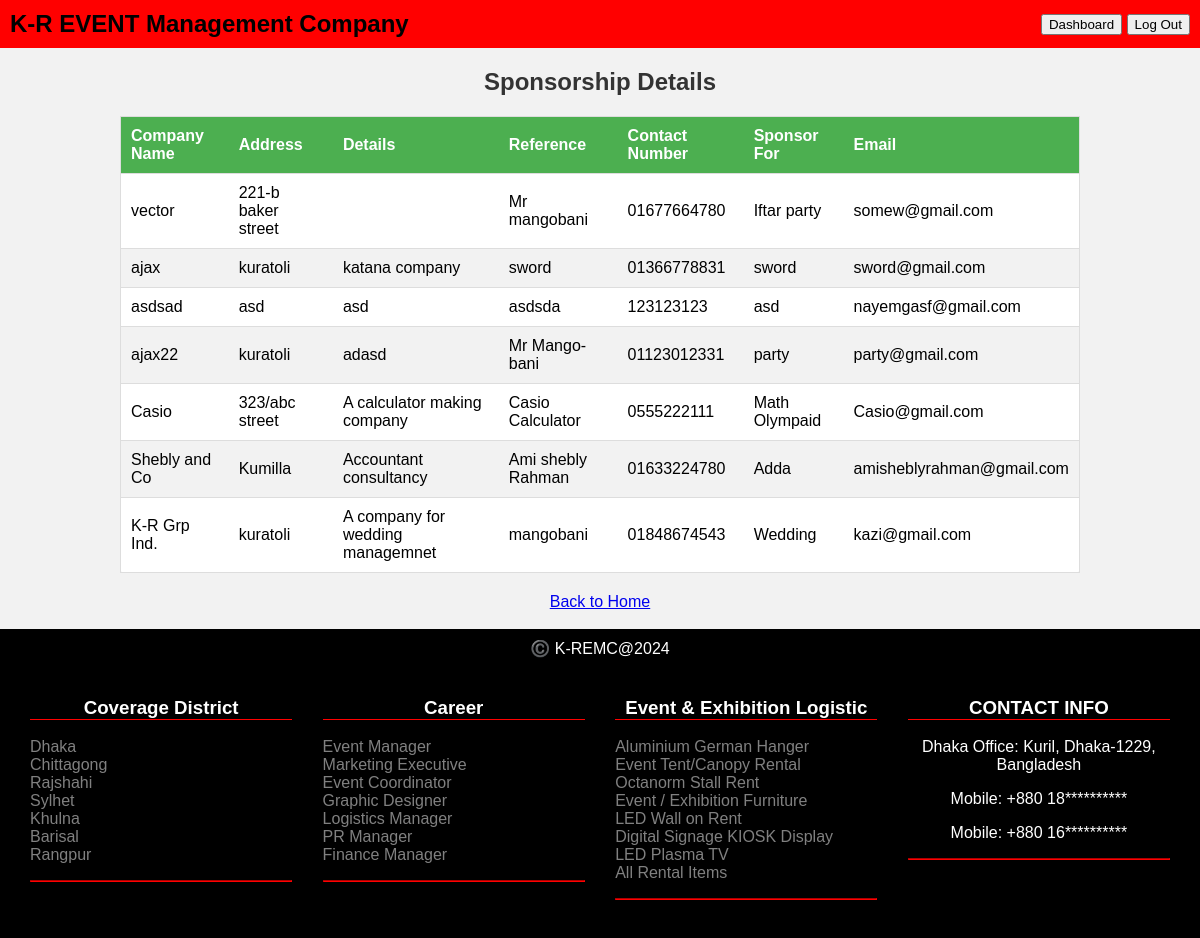
The page /view/allsponsor.php (signed in) on the database its author committed.
### tables this page shows
CREATE TABLE `sponsorship_details` (
  `id` int(11) NOT NULL,
  `company_name` varchar(255) NOT NULL,
  `address` varchar(255) NOT NULL,
  `details` text NOT NULL,
  `reference` varchar(255) NOT NULL,
  `contact_number` varchar(20) NOT NULL,
  `sponsor_for` varchar(255) NOT NULL,
  `email` varchar(255) NOT NULL
);

### model/userModel.php (called while the page is built, shortened)
<?php
    function getAllSponsorships(){
        $con = dbConnection();
        $sql = "SELECT * FROM sponsorship_details";
        $result = mysqli_query($con, $sql);
        $sponsorships = [];
        while($row = mysqli_fetch_assoc($result)){
            array_push($sponsorships, $row);
        }
        return $sponsorships;
    }
?>

### view/allsponsor.php (the view, shortened to what this page needs)
<!DOCTYPE html>
<html lang="en">
<head>
    <div style="background-color: red; padding: 10px; display: flex; justify-content: space-between; align-items: center;">
     <div style="font-weight: bold; font-size: 24px; font-family: 'Arial', sans-serif;">K-R EVENT Management Company</div>
            <div class="btn-container">
                <a href="profile.php" style="text-decoration: none;">
                    <button>Dashboard</button>
                </a>
                <a href="home.php" style="text-decoration: none;">
                    <button>Log Out</button>
                </a>
            </div>
        </div>
</head>
<body>
    <h2>Sponsorship Details</h2>
    <table>
        <thead>
            <tr>
                <th>Company Name</th>
                <th>Address</th>
                <th>Details</th>
                <th>Reference</th>
                <th>Contact Number</th>
                <th>Sponsor For</th>
                <th>Email</th>
            </tr>
        </thead>
        <tbody>
            <?php
            require_once('../model/userModel.php');
            $sponsorships = getAllSponsorships();
            foreach ($sponsorships as $sponsorship) {
                echo "<tr>";
                echo "<td>" . $sponsorship['company_name'] . "</td>";
                echo "<td>" . $sponsorship['address'] . "</td>";
                echo "<td>" . $sponsorship['details'] . "</td>";
                echo "<td>" . $sponsorship['reference'] . "</td>";
                echo "<td>" . $sponsorship['contact_number'] . "</td>";
                echo "<td>" . $sponsorship['sponsor_for'] . "</td>";
                echo "<td>" . $sponsorship['email'] . "</td>";
                echo "</tr>";
            }
            ?>
        </tbody>
    </table>
    <a href="profile.php" class="back-btn">Back to Home</a>
    <br>
    <div style="background-color: black; color: white; text-align: center; padding: 10px;">
    ©️ K-REMC@2024
        <div style="display: flex; justify-content: space-between; padding: 20px;">
            <div style="width: 23%;">
                <h3 style="color: white; border-bottom: 1px solid red;">Coverage District</h3>
                <ul style="list-style-type: none; color: gray; padding: 0;text-align: left;">
                    <li>Dhaka</li>
                    <li>Chittagong</li>
                    <li>Rajshahi</li>
                    <li>Sylhet</li>
                    <li>Khulna</li>
                    <li>Barisal</li>
                    <li>Rangpur</li>
                </ul>
                <hr style="border-color: red;">
            </div>
            <div style="width: 23%;">
                <h3 style="color: white; border-bottom: 1px solid red;">Career</h3>
                <ul style="list-style-type: none; color: gray; padding: 0;text-align: left;">
                    <li>Event Manager</li>
                    <li>Marketing Executive</li>
                    <li>Event Coordinator</li>
                    <li>Graphic Designer</li>
                    <li>Logistics Manager</li>
                    <li>PR Manager</li>
                    <li>Finance Manager</li>
                </ul>
                <hr style="border-color: red;">
            </div>
            <div style="width: 23%;">
                <h3 style="color: white; border-bottom: 1px solid red;">Event & Exhibition Logistic</h3>
                <ul style="list-style-type: none; color: gray; padding: 0;text-align: left;  ">
                    <li>Aluminium German Hanger</li>
                    <li>Event Tent/Canopy Rental</li>
                    <li>Octanorm Stall Rent</li>
                    <li>Event / Exhibition Furniture</li>
                    <li>LED Wall on Rent</li>
                    <li>Digital Signage KIOSK Display</li>
                    <li>LED Plasma TV</li>
                    <li>All Rental Items</li>
                </ul>
                <hr style="border-color: red;">
            </div>
            <div style="width: 23%;">
            <h3 style="color: white; border-bottom: 1px solid red;">CONTACT INFO</h3>
            <p style="color: white;">Dhaka Office: Kuril, Dhaka-1229, Bangladesh</p>
            <p style="color: white;">Mobile: +880 18**********</p>
            <p style="color: white;">Mobile: +880 16**********</p>
            <hr style="border-color: red;">
        </div>
    </div>
</div>
</body>
</html>

### view/allsponsor.php (style rules this page uses)
body { font-family: Arial, sans-serif; background-color: #f2f2f2; margin: 0; padding: 0; }
h2 { text-align: center; color: #333; margin-top: 20px; }
table { margin: 0 auto; border-collapse: collapse; width: 80%; background-color: #fff; border: 1px solid #ddd; border-radius: 5px; }
th, td { padding: 10px; text-align: left; border-bottom: 1px solid #ddd; }
th { background-color: #4CAF50; color: white; }
tr:nth-child(even) { background-color: #f2f2f2; }
.back-btn { display: block; text-align: center; margin-top: 20px; }

### rows shown on the page
sponsorship_details: company_name "vector", address "221-b baker street", reference "Mr mangobani", contact_number "01677664780", sponsor_for "Iftar party", email "somew@gmail.com"
sponsorship_details: company_name "ajax", address "kuratoli", details "katana company", reference "sword", contact_number "01366778831", sponsor_for "sword", email "sword@gmail.com"
sponsorship_details: company_name "asdsad", address "asd", details "asd", reference "asdsda", contact_number "123123123", sponsor_for "asd", email "nayemgasf@gmail.com"
sponsorship_details: company_name "ajax22", address "kuratoli", details "adasd", reference "Mr Mango-bani", contact_number "01123012331", sponsor_for "party", email "party@gmail.com"
sponsorship_details: company_name "Casio", address "323/abc street", details "A calculator making company", reference "Casio Calculator", contact_number "0555222111", sponsor_for "Math Olympaid", email "Casio@gmail.com"
sponsorship_details: company_name "Shebly and Co", address "Kumilla", details "Accountant consultancy", reference "Ami shebly Rahman", contact_number "01633224780", sponsor_for "Adda", email "amisheblyrahman@gmail.com"
sponsorship_details: company_name "K-R Grp Ind.", address "kuratoli", details "A company for wedding managemnet", reference "mangobani", contact_number "01848674543", sponsor_for "Wedding", email "kazi@gmail.com"
